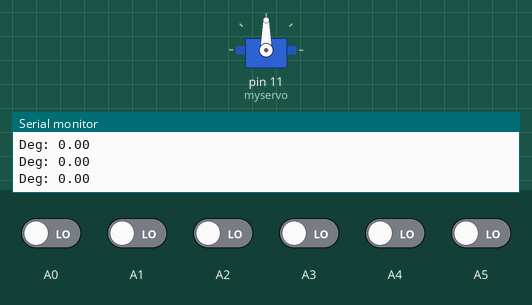
Simulated run of this sketch. Board: Arduino Uno, built with avr-gcc and run on an emulated ATmega328P. On the bench: servo, the last lines printed to the serial monitor. The test bench sets the inputs (shaded band); at power-on: A0–5 LOW.

Above: at 1.4 s.
1.5 s: A0 driven HIGH
At 1.8 s:
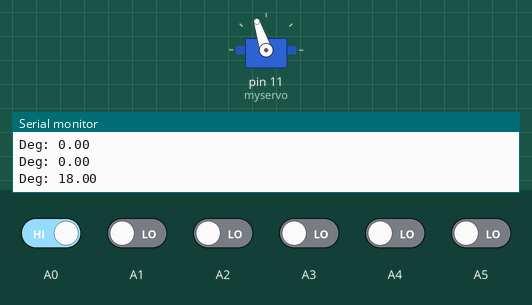
3.0 s: A1 driven HIGH
At 4.2 s:
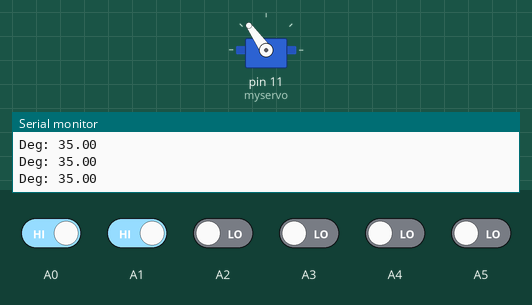
4.5 s: A2 driven HIGH
At 5.6 s:
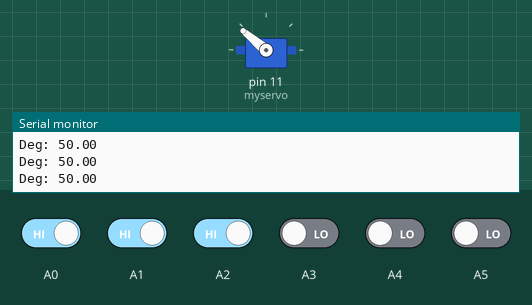
6.0 s: A3 driven HIGH
At 6.8 s:
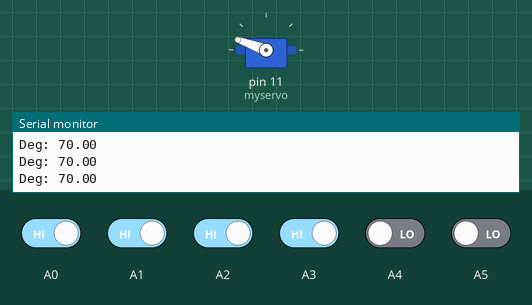
7.5 s: A4 driven HIGH
At 8.1 s:
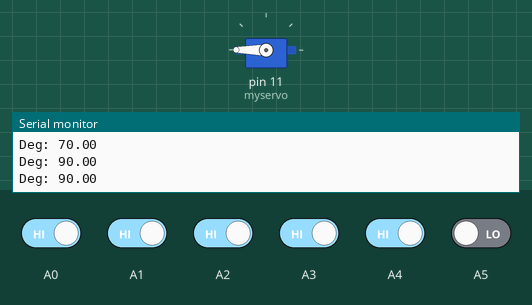
9.0 s: A5 driven HIGH
At 9.3 s:
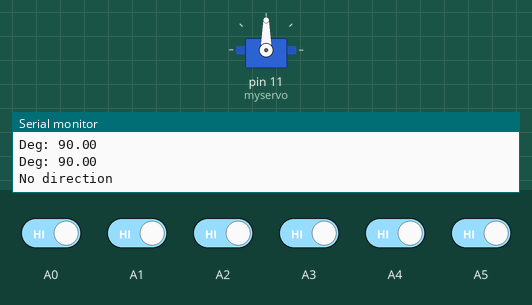
Timing chart, 0 to 12.0 s (numbered marks = the images above; inputs shaded):
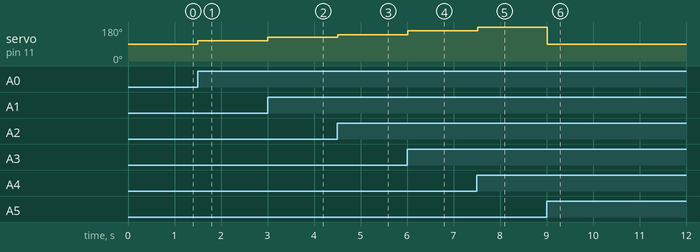

The sketch:

IR_Follower.ino
```cpp
#include <Servo.h>

#include "irfollower.h"

const int followD1 = A5;
const int followD2 = A4;
const int followD3 = A3;
const int followD4 = A2;
const int followD5 = A1;
const int followD6 = A0;

irfollower follow(followD1, followD2, followD3, followD4, followD5, followD6);

Servo myservo;

void setup() {
  // put your setup code here, to run once:

  Serial.begin(9600);
  myservo.attach(11);
}

void loop() {
  // put your main code here, to run repeatedly:

  double deg = follow.readDegrees();

  if (deg == INTEGER_MIN) {
    Serial.println("No direction");
    myservo.write(90);
  } else {
    Serial.print("Deg: ");
    Serial.println(deg);
    myservo.write(map(deg * 10, -900, 900, 0, 180));
  }

  delay(300);
}
```

irfollower.cpp
```cpp
#include "irfollower.h"
#include <Arduino.h>

const int irfollower::cornerWeight = 90;
const int irfollower::innerWeight = 50;
const int irfollower::forwardWeight = 10;

irfollower::irfollower(uint8_t d1, uint8_t d2, uint8_t d3, uint8_t d4, uint8_t d5, uint8_t d6) :
    d1_(d1), d2_(d2), d3_(d3), d4_(d4), d5_(d5), d6_(d6)
{
  pinMode(d1_, INPUT);
  pinMode(d2_, INPUT);
  pinMode(d3_, INPUT);
  pinMode(d4_, INPUT);
  pinMode(d5_, INPUT);
  pinMode(d6_, INPUT);
}

double irfollower::readDegrees() {
  bool f1, f2, f3, f4, f5, f6;

  f1 = !digitalRead(d1_);
  f2 = !digitalRead(d2_);
  f3 = !digitalRead(d3_);
  f4 = !digitalRead(d4_);
  f5 = !digitalRead(d5_);
  f6 = !digitalRead(d6_);

  double sum = 0.0;
  int divisor = 0;

  if (f1) {
    sum += cornerWeight;
    divisor++;
  }
  if (f2) {
    sum += innerWeight;
    divisor++;
  }
  if (f3) {
    sum += forwardWeight;
    divisor++;
  }

  if (f4) {
    sum -= forwardWeight;
    divisor++;
  }
  if (f5) {
    sum -= innerWeight;
    divisor++;
  }
  if (f6) {
    sum -= cornerWeight;
    divisor++;
  }

  if (!f1 && !f2 && !f3 && !f4 && !f5 && !f6) {
    return INTEGER_MIN;
  }

  return sum / divisor;
}
```

irfollower.h
```cpp
#ifndef __IRFOLLOWER_H__
#define __IRFOLLOEWR_H__

#include <stdint.h>

#define INTEGER_MIN -32768

class irfollower {
public:
  irfollower(uint8_t d1, uint8_t d2, uint8_t d3, uint8_t d4, uint8_t d5, uint8_t d6);

  double readDegrees();

private:
  uint8_t d1_;
  uint8_t d2_;
  uint8_t d3_;
  uint8_t d4_;
  uint8_t d5_;
  uint8_t d6_;

  static const int cornerWeight;
  static const int innerWeight;
  static const int forwardWeight;
};

#endif
```

Measured:
- after the input at 1.5 s, servo on pin 11 (myservo): 90° → 108° at once
- after the input at 3.0 s, servo on pin 11 (myservo): 108° → 125° at once
- after the input at 4.5 s, servo on pin 11 (myservo): 125° → 140° at once
- after the input at 6.0 s, servo on pin 11 (myservo): 140° → 160° at once
- after the input at 7.5 s, servo on pin 11 (myservo): 160° → 180° at once
- after the input at 9.0 s, servo on pin 11 (myservo): 180° → 90° at once
